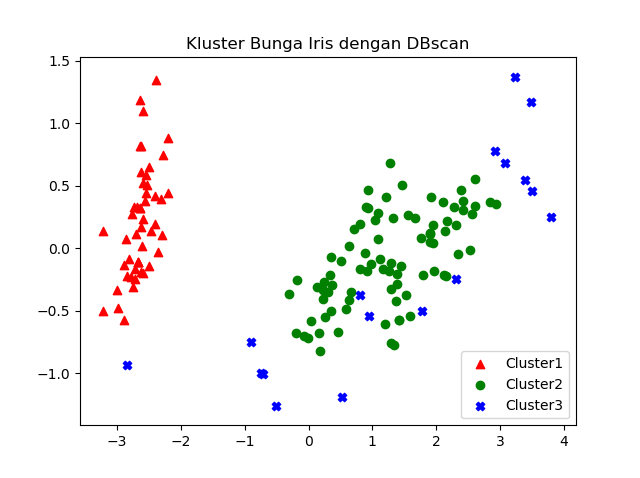

The Python source for this figure:
import pandas as pd 
from pandas import ExcelFile
import numpy as np 
import matplotlib.pyplot as plt 
from sklearn.cluster import DBSCAN
from sklearn.decomposition import PCA

def Firstly(file):
	#Explanation data
	defile = pd.read_excel(file)
	defile.isnull().sum()
	defile.set_index("Panjang sepal")
	defile.keys()

	#convert and showing graphyic
	tampung = defile["class"].values.tolist()
	conv = set(tampung)

	a = defile.iloc[:,5].values

	x_gr = defile["Panjang sepal"]
	y_gr = defile["lebar sepal"]
	plt.scatter(x_gr, y_gr)
	plt.xlabel("Panjang Sepal")
	plt.ylabel("Lebar Sepal")
	plt.title("Grafik dari Klaster Bunga Iris")
	plt.show()
Firstly("Data_iris.xlsx")

def activationDBscan(komponen):
	df = pd.read_excel("Data_iris.xlsx")
	data = df.iloc[:,1:5]

	algorithm = DBSCAN()
	
	algorithm.fit(data)

	dekomposit = PCA(n_components=komponen).fit(data)

	pca = dekomposit.transform(data)
	label = {"Irish-Setosa": "red", "Irish-Versicolor": "gold", "Irish-Virgnica":"green"}

	for ryz in range(0,pca.shape[0]):
		if algorithm.labels_[ryz] == 0:
			Cls1 = plt.scatter(pca[ryz,0], pca[ryz,1], c="r", marker="^")

		elif algorithm.labels_[ryz] == 1:
			Cls2 = plt.scatter(pca[ryz,0], pca[ryz,1],c="g", marker="o")

		elif algorithm.labels_[ryz] == -1:
			Cls3 = plt.scatter(pca[ryz,0], pca[ryz,1], c="b", marker="X")

	plt.legend([Cls1, Cls2, Cls3],["Cluster1", "Cluster2", "Cluster3"])
	plt.title("Kluster Bunga Iris dengan DBscan")
	plt.show()
int_input = int(input("How many component which u want no more from 4: "))
activationDBscan(int_input)
